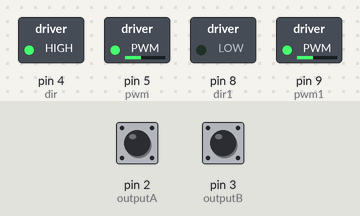
This sketch was run on a simulated Arduino Uno, built with avr-gcc and run on an emulated ATmega328P. Shown: switched loads named in the sketch (green lamp = pin HIGH). The inputs (shaded band) are chosen by the test bench; at power-on: pin 2 (outputA) HIGH, pin 3 (outputB) HIGH. What the sketch prints to the serial monitor is not drawn.

Above: at 0.1 s.
Timing chart, 0 to 1.6 s (numbered marks = the images above):
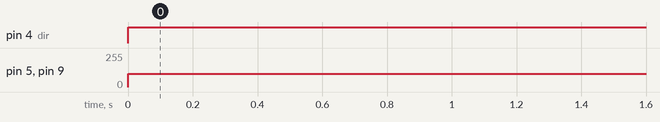

Measured:
- by itself, pin 4 (dir): LOW → HIGH at 0.00 s
- by itself, pin 5 (pwm), pin 9 (pwm1): 0/255 → 100/255 at 0.00 s

The sketch:

psmc_4_motors.ino
```cpp
#include <avr/wdt.h>
#define sign(x) ((x) < 0 ? -1 : ((x) > 0 ? 1 : 0))
int outputA =2;
int outputB=3;
unsigned long lastTime;
double output,setpoint=5000;
double errsum,lasterr;
double kp,kd,c,kt,k;
double counter = 0;
int pwm =5;
int dir =4;
//int dir2=6;
//int pwm2=7;
int dir1=8;
int pwm1=9;
int degree=0;
const int encoderPPR = 550;
int aState,
bState;
int aLastState, bLastState;
double error;

void Compute()
{
  unsigned long now = millis();
  double timeChange = (double)(now-lastTime);
  error = setpoint - counter;
  double derr = (error-lasterr)/timeChange;
  float s = c * error+ derr;
  output = kp *error+ kd*derr + kt* (k * sign(s));
  output = constrain(output,-100,100);
  output = abs(output);
  lasterr=error;
  lastTime = now;
  Serial.print("Error :");
  Serial.println(error);
  }
void SetTunings(double Kp,double Kd,double Kt,double K)
{
  kp=Kp;
  kd=Kd;
  kt=Kt;
  k=K;
  }
void setup() {
  pinMode(outputA, INPUT_PULLUP);
  pinMode(outputB, INPUT_PULLUP);
  pinMode(pwm, OUTPUT);
  pinMode(dir, OUTPUT);
  pinMode(pwm1, OUTPUT);
  pinMode(dir1, OUTPUT);
  //pinMode(pwm2, OUTPUT);
  //pinMode(dir2, OUTPUT);
  Serial.begin(9600);

  aLastState = digitalRead(outputA);
  bLastState = digitalRead(outputB);

  attachInterrupt(digitalPinToInterrupt(outputA), readEncoderA, CHANGE);
  attachInterrupt(digitalPinToInterrupt(outputB), readEncoderB, CHANGE);

}
void psmc(){
  if(counter<1000)
  {
    digitalWrite(dir,HIGH);
    analogWrite(pwm,output);
    digitalWrite(dir1,LOW);
    analogWrite(pwm1,output);
    //digitalWrite(dir2,HIGH);
    //analogWrite(pwm2,output);
    }

  else if(counter>1000 && counter<2000)
  {
    digitalWrite(dir,LOW);
    analogWrite(pwm,output);
    digitalWrite(dir1,LOW);
    analogWrite(pwm1,output);
    //digitalWrite(dir2,LOW);
    //analogWrite(pwm2,output);
  }
  else
  {
    analogWrite(pwm,0);
    analogWrite(pwm1,0);
    //analogWrite(pwm2,0);
  }
}
void loop() {
   if (Serial.available() > 0) {
        char command = Serial.read();
        if (command == 'r') { // Reset command
            ResetArduino();
        }
  }
  SetTunings(-0.69,0.4,15,-0.02);
  Compute();
  if(abs(error)>10)
  {
    psmc();
  }
  else
  {
    analogWrite(pwm,0);
    analogWrite(pwm1,0);
  }
  Serial.println(counter);
  delay(100);

}
void ResetArduino() {
    // Enable the watchdog timer for a 1-second timeout
    wdt_enable(WDTO_1S);
    while (1) { /* Infinite loop, the watchdog timer will reset the Arduino */ }
}

void readEncoderA() {
  aState = digitalRead(outputA);
  bState = digitalRead(outputB);

  if (aState != aLastState) {
    if (aState == bState) {
      counter--;
    } else {
      counter++;
    }
    aLastState = aState;
  }

}

void readEncoderB() {
  aState = digitalRead(outputA);
  bState = digitalRead(outputB);

  if (bState != bLastState) {
    if (aState != bState) {
      counter--;
    } else {
      counter++;
    }
    bLastState = bState;
  }
}
```
